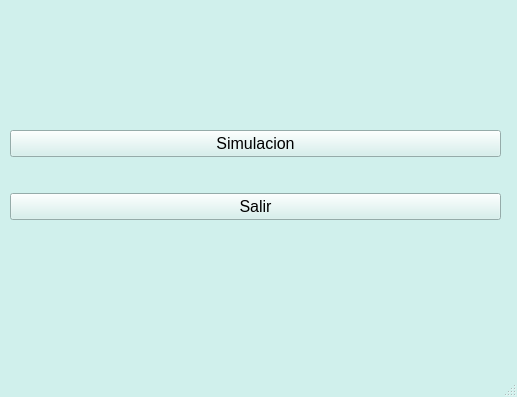
<?xml version="1.0" encoding="UTF-8"?>
<ui version="4.0">
 <class>MainWindow</class>
 <widget class="QMainWindow" name="MainWindow">
  <property name="geometry">
   <rect>
    <x>0</x>
    <y>0</y>
    <width>517</width>
    <height>397</height>
   </rect>
  </property>
  <property name="palette">
   <palette>
    <active>
     <colorrole role="WindowText">
      <brush brushstyle="SolidPattern">
       <color alpha="255">
        <red>0</red>
        <green>0</green>
        <blue>0</blue>
       </color>
      </brush>
     </colorrole>
     <colorrole role="Button">
      <brush brushstyle="SolidPattern">
       <color alpha="255">
        <red>208</red>
        <green>240</green>
        <blue>236</blue>
       </color>
      </brush>
     </colorrole>
     <colorrole role="Light">
      <brush brushstyle="SolidPattern">
       <color alpha="255">
        <red>255</red>
        <green>255</green>
        <blue>255</blue>
       </color>
      </brush>
     </colorrole>
     <colorrole role="Midlight">
      <brush brushstyle="SolidPattern">
       <color alpha="255">
        <red>231</red>
        <green>247</green>
        <blue>245</blue>
       </color>
      </brush>
     </colorrole>
     <colorrole role="Dark">
      <brush brushstyle="SolidPattern">
       <color alpha="255">
        <red>104</red>
        <green>120</green>
        <blue>118</blue>
       </color>
      </brush>
     </colorrole>
     <colorrole role="Mid">
      <brush brushstyle="SolidPattern">
       <color alpha="255">
        <red>139</red>
        <green>160</green>
        <blue>157</blue>
       </color>
      </brush>
     </colorrole>
     <colorrole role="Text">
      <brush brushstyle="SolidPattern">
       <color alpha="255">
        <red>0</red>
        <green>0</green>
        <blue>0</blue>
       </color>
      </brush>
     </colorrole>
     <colorrole role="BrightText">
      <brush brushstyle="SolidPattern">
       <color alpha="255">
        <red>255</red>
        <green>255</green>
        <blue>255</blue>
       </color>
      </brush>
     </colorrole>
     <colorrole role="ButtonText">
      <brush brushstyle="SolidPattern">
       <color alpha="255">
        <red>0</red>
        <green>0</green>
        <blue>0</blue>
       </color>
      </brush>
     </colorrole>
     <colorrole role="Base">
      <brush brushstyle="SolidPattern">
       <color alpha="255">
        <red>255</red>
        <green>255</green>
        <blue>255</blue>
       </color>
      </brush>
     </colorrole>
     <colorrole role="Window">
      <brush brushstyle="SolidPattern">
       <color alpha="255">
        <red>208</red>
        <green>240</green>
        <blue>236</blue>
       </color>
      </brush>
     </colorrole>
     <colorrole role="Shadow">
      <brush brushstyle="SolidPattern">
       <color alpha="255">
        <red>0</red>
        <green>0</green>
        <blue>0</blue>
       </color>
      </brush>
     </colorrole>
     <colorrole role="AlternateBase">
      <brush brushstyle="SolidPattern">
       <color alpha="255">
        <red>231</red>
        <green>247</green>
        <blue>245</blue>
       </color>
      </brush>
     </colorrole>
     <colorrole role="ToolTipBase">
      <brush brushstyle="SolidPattern">
       <color alpha="255">
        <red>255</red>
        <green>255</green>
        <blue>220</blue>
       </color>
      </brush>
     </colorrole>
     <colorrole role="ToolTipText">
      <brush brushstyle="SolidPattern">
       <color alpha="255">
        <red>0</red>
        <green>0</green>
        <blue>0</blue>
       </color>
      </brush>
     </colorrole>
     <colorrole role="PlaceholderText">
      <brush brushstyle="SolidPattern">
       <color alpha="128">
        <red>0</red>
        <green>0</green>
        <blue>0</blue>
       </color>
      </brush>
     </colorrole>
    </active>
    <inactive>
     <colorrole role="WindowText">
      <brush brushstyle="SolidPattern">
       <color alpha="255">
        <red>0</red>
        <green>0</green>
        <blue>0</blue>
       </color>
      </brush>
     </colorrole>
     <colorrole role="Button">
      <brush brushstyle="SolidPattern">
       <color alpha="255">
        <red>208</red>
        <green>240</green>
        <blue>236</blue>
       </color>
      </brush>
     </colorrole>
     <colorrole role="Light">
      <brush brushstyle="SolidPattern">
       <color alpha="255">
        <red>255</red>
        <green>255</green>
        <blue>255</blue>
       </color>
      </brush>
     </colorrole>
     <colorrole role="Midlight">
      <brush brushstyle="SolidPattern">
       <color alpha="255">
        <red>231</red>
        <green>247</green>
        <blue>245</blue>
       </color>
      </brush>
     </colorrole>
     <colorrole role="Dark">
      <brush brushstyle="SolidPattern">
       <color alpha="255">
        <red>104</red>
        <green>120</green>
        <blue>118</blue>
       </color>
      </brush>
     </colorrole>
     <colorrole role="Mid">
      <brush brushstyle="SolidPattern">
       <color alpha="255">
        <red>139</red>
        <green>160</green>
        <blue>157</blue>
       </color>
      </brush>
     </colorrole>
     <colorrole role="Text">
      <brush brushstyle="SolidPattern">
       <color alpha="255">
        <red>0</red>
        <green>0</green>
        <blue>0</blue>
       </color>
      </brush>
     </colorrole>
     <colorrole role="BrightText">
      <brush brushstyle="SolidPattern">
       <color alpha="255">
        <red>255</red>
        <green>255</green>
        <blue>255</blue>
       </color>
      </brush>
     </colorrole>
     <colorrole role="ButtonText">
      <brush brushstyle="SolidPattern">
       <color alpha="255">
        <red>0</red>
        <green>0</green>
        <blue>0</blue>
       </color>
      </brush>
     </colorrole>
     <colorrole role="Base">
      <brush brushstyle="SolidPattern">
       <color alpha="255">
        <red>255</red>
        <green>255</green>
        <blue>255</blue>
       </color>
      </brush>
     </colorrole>
     <colorrole role="Window">
      <brush brushstyle="SolidPattern">
       <color alpha="255">
        <red>208</red>
        <green>240</green>
        <blue>236</blue>
       </color>
      </brush>
     </colorrole>
     <colorrole role="Shadow">
      <brush brushstyle="SolidPattern">
       <color alpha="255">
        <red>0</red>
        <green>0</green>
        <blue>0</blue>
       </color>
      </brush>
     </colorrole>
     <colorrole role="AlternateBase">
      <brush brushstyle="SolidPattern">
       <color alpha="255">
        <red>231</red>
        <green>247</green>
        <blue>245</blue>
       </color>
      </brush>
     </colorrole>
     <colorrole role="ToolTipBase">
      <brush brushstyle="SolidPattern">
       <color alpha="255">
        <red>255</red>
        <green>255</green>
        <blue>220</blue>
       </color>
      </brush>
     </colorrole>
     <colorrole role="ToolTipText">
      <brush brushstyle="SolidPattern">
       <color alpha="255">
        <red>0</red>
        <green>0</green>
        <blue>0</blue>
       </color>
      </brush>
     </colorrole>
     <colorrole role="PlaceholderText">
      <brush brushstyle="SolidPattern">
       <color alpha="128">
        <red>0</red>
        <green>0</green>
        <blue>0</blue>
       </color>
      </brush>
     </colorrole>
    </inactive>
    <disabled>
     <colorrole role="WindowText">
      <brush brushstyle="SolidPattern">
       <color alpha="255">
        <red>104</red>
        <green>120</green>
        <blue>118</blue>
       </color>
      </brush>
     </colorrole>
     <colorrole role="Button">
      <brush brushstyle="SolidPattern">
       <color alpha="255">
        <red>208</red>
        <green>240</green>
        <blue>236</blue>
       </color>
      </brush>
     </colorrole>
     <colorrole role="Light">
      <brush brushstyle="SolidPattern">
       <color alpha="255">
        <red>255</red>
        <green>255</green>
        <blue>255</blue>
       </color>
      </brush>
     </colorrole>
     <colorrole role="Midlight">
      <brush brushstyle="SolidPattern">
       <color alpha="255">
        <red>231</red>
        <green>247</green>
        <blue>245</blue>
       </color>
      </brush>
     </colorrole>
     <colorrole role="Dark">
      <brush brushstyle="SolidPattern">
       <color alpha="255">
        <red>104</red>
        <green>120</green>
        <blue>118</blue>
       </color>
      </brush>
     </colorrole>
     <colorrole role="Mid">
      <brush brushstyle="SolidPattern">
       <color alpha="255">
        <red>139</red>
        <green>160</green>
        <blue>157</blue>
       </color>
      </brush>
     </colorrole>
     <colorrole role="Text">
      <brush brushstyle="SolidPattern">
       <color alpha="255">
        <red>104</red>
        <green>120</green>
        <blue>118</blue>
       </color>
      </brush>
     </colorrole>
     <colorrole role="BrightText">
      <brush brushstyle="SolidPattern">
       <color alpha="255">
        <red>255</red>
        <green>255</green>
        <blue>255</blue>
       </color>
      </brush>
     </colorrole>
     <colorrole role="ButtonText">
      <brush brushstyle="SolidPattern">
       <color alpha="255">
        <red>104</red>
        <green>120</green>
        <blue>118</blue>
       </color>
      </brush>
     </colorrole>
     <colorrole role="Base">
      <brush brushstyle="SolidPattern">
       <color alpha="255">
        <red>208</red>
        <green>240</green>
        <blue>236</blue>
       </color>
      </brush>
     </colorrole>
     <colorrole role="Window">
      <brush brushstyle="SolidPattern">
       <color alpha="255">
        <red>208</red>
        <green>240</green>
        <blue>236</blue>
       </color>
      </brush>
     </colorrole>
     <colorrole role="Shadow">
      <brush brushstyle="SolidPattern">
       <color alpha="255">
        <red>0</red>
        <green>0</green>
        <blue>0</blue>
       </color>
      </brush>
     </colorrole>
     <colorrole role="AlternateBase">
      <brush brushstyle="SolidPattern">
       <color alpha="255">
        <red>208</red>
        <green>240</green>
        <blue>236</blue>
       </color>
      </brush>
     </colorrole>
     <colorrole role="ToolTipBase">
      <brush brushstyle="SolidPattern">
       <color alpha="255">
        <red>255</red>
        <green>255</green>
        <blue>220</blue>
       </color>
      </brush>
     </colorrole>
     <colorrole role="ToolTipText">
      <brush brushstyle="SolidPattern">
       <color alpha="255">
        <red>0</red>
        <green>0</green>
        <blue>0</blue>
       </color>
      </brush>
     </colorrole>
     <colorrole role="PlaceholderText">
      <brush brushstyle="SolidPattern">
       <color alpha="128">
        <red>0</red>
        <green>0</green>
        <blue>0</blue>
       </color>
      </brush>
     </colorrole>
    </disabled>
   </palette>
  </property>
  <property name="windowTitle">
   <string>MainWindow</string>
  </property>
  <widget class="QWidget" name="centralwidget">
   <widget class="QWidget" name="gridLayoutWidget">
    <property name="geometry">
     <rect>
      <x>10</x>
      <y>100</y>
      <width>491</width>
      <height>151</height>
     </rect>
    </property>
    <layout class="QGridLayout" name="gridLayout">
     <item row="0" column="0">
      <widget class="QPushButton" name="pB_simulacion">
       <property name="font">
        <font>
         <family>Segoe UI</family>
         <pointsize>12</pointsize>
        </font>
       </property>
       <property name="text">
        <string>Simulacion</string>
       </property>
      </widget>
     </item>
     <item row="1" column="0">
      <widget class="QPushButton" name="pB_salir">
       <property name="font">
        <font>
         <family>Segoe UI</family>
         <pointsize>12</pointsize>
        </font>
       </property>
       <property name="text">
        <string>Salir</string>
       </property>
      </widget>
     </item>
    </layout>
   </widget>
  </widget>
  <widget class="QMenuBar" name="barraMenu">
   <property name="geometry">
    <rect>
     <x>0</x>
     <y>0</y>
     <width>517</width>
     <height>26</height>
    </rect>
   </property>
  </widget>
  <widget class="QStatusBar" name="statusbar"/>
  <action name="accionAbrir_simulacion">
   <property name="text">
    <string>Simulación</string>
   </property>
   <property name="shortcutContext">
    <enum>Qt::WidgetShortcut</enum>
   </property>
  </action>
 </widget>
 <resources/>
 <connections/>
</ui>
